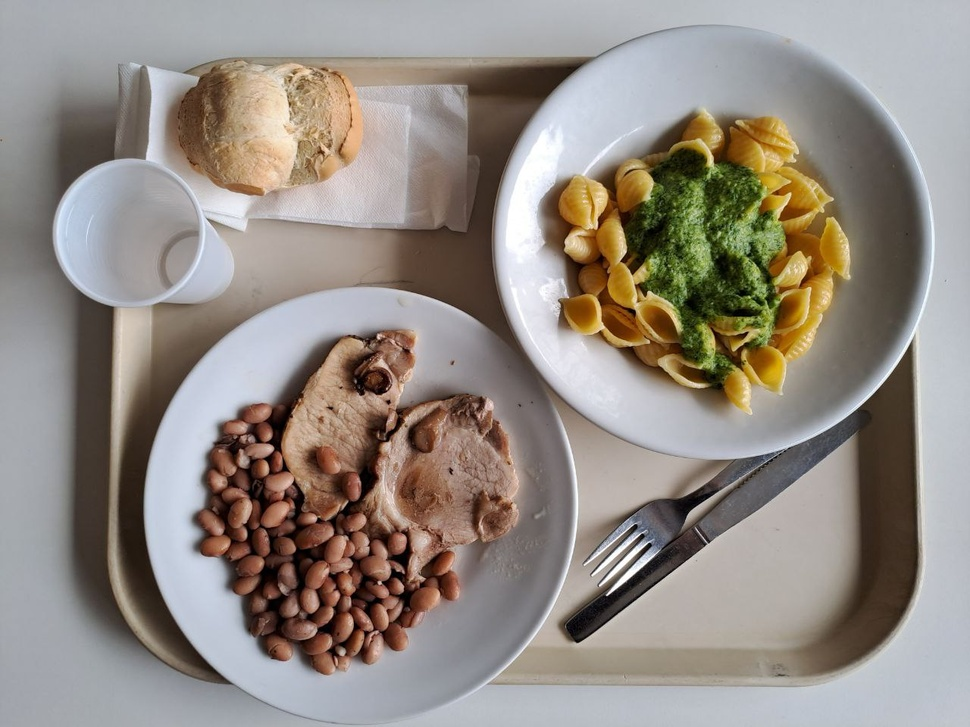
//> input picture test/images/food_image.jpg, 970 x 727 px, shrunk from 1280 x 960 before the run
$ ./watershed2 images/food_image.jpg   (built with g++ and OpenCV 4)
//> lines starting //> are read from the running program, lines starting //| are printed output that depends on the picture; after the words box and inside, x2 and y2 are one past the last pixel; in counts of white or black regions, pixels touching at a corner belong together
#include <opencv2/highgui.hpp>
#include <opencv2/imgproc.hpp>
#include <iostream>

using namespace cv;
using namespace std;

vector<Vec3f> circles;

void gammaCorrection(Mat& image, Mat& dst, double gamma=1){
    Mat lookUpTable(1, 256, CV_8U);
    uchar* p = lookUpTable.ptr();
    for( int i = 0; i < 256; ++i)
        p[i] = saturate_cast<uchar>(pow(i / 255.0, gamma) * 255.0);
    Mat gamma_corr = image.clone();
    LUT(image, lookUpTable, gamma_corr);

    cvtColor(gamma_corr, gamma_corr, COLOR_BGR2HSV);
    imshow("gamma", gamma_corr);

    extractChannel(gamma_corr, dst, 1);

    GaussianBlur(dst, dst, Size(7,7), 0);
}

void drawCircles(Mat& dst){
    for( size_t i = 0; i < circles.size(); i++ )
    {
         Point center(cvRound(circles[i][0]), cvRound(circles[i][1]));
         int radius = cvRound(circles[i][2]);
         // draw the circle center
         circle( dst, center, 3, Scalar(0,255,0), -1, 8, 0 );
         // draw the circle outline
         circle( dst, center, radius, Scalar(0,0,255), 3, 8, 0 );
    }
    imshow("Result", dst);
}

void water(Mat& img, Mat& dst, int width, int height) {
    blur(img, img, Size(7,7));

    Mat bw;
    gammaCorrection(img, bw);
    imshow("Gamma pre OTSU", bw);
    moveWindow("Gamma pre OTSU", width*2, 10);

    Mat i;
    cvtColor(bw,i,COLOR_GRAY2BGR);

    // Create binary image from source image
    //cvtColor(tmp, bw, COLOR_BGR2GRAY);
    //cout<<threshold(bw, bw, 40, 255, THRESH_BINARY | THRESH_OTSU)<<"\n"; //Better threshold here to discard empty plates
    threshold(bw, bw, 70, 255, THRESH_BINARY);
    imshow("Binary Image", bw);
    moveWindow("Binary Image", width*3, 10);

    // Perform the distance transform algorithm
    Mat dist;
    distanceTransform(bw, dist, DIST_L2, 3);

    Mat dd = dist.clone();
    // Normalize the distance image for range = {0.0, 1.0}
    // so we can visualize and threshold it
    normalize(dist, dist, 0, 1.0, NORM_MINMAX);
    imshow("Distance Transform Image", dist);
    moveWindow("Distance Transform Image", 0, 100+height);

    // Threshold to obtain the peaks
    // This will be the markers for the foreground objects
    threshold(dist, dist, 0.4, 1.0, THRESH_BINARY);

    // Dilate a bit the dist image
    Mat kernel1 = Mat::ones(3, 3, CV_8U);
    dilate(dist, dist, kernel1);
    imshow("Peaks", dist);
    moveWindow("Peaks", width, 100+height);

    // Create the CV_8U version of the distance image
    // It is needed for findContours()
    Mat dist_8u;
    dist.convertTo(dist_8u, CV_8U);

    // Find total markers
    vector<vector<Point> > contours;
    findContours(dist_8u, contours, RETR_EXTERNAL, CHAIN_APPROX_SIMPLE);

    vector<pair<Point, float>> p;
    // Create the marker image for the watershed algorithm
    Mat markers = Mat::zeros(dist.size(), CV_32S);
    // Draw the foreground markers
    for (size_t i = 0; i < contours.size(); i++) {
        drawContours(markers, contours, static_cast<int>(i), Scalar(static_cast<int>(i)+1), -1);

        double max, min;
        Point maxPos, minPos;
        Mat tmp = Mat::zeros(dist.size(), CV_8U);
        drawContours(tmp, contours, static_cast<int>(i), 255, -1);
        minMaxLoc(dd, &min, &max, &minPos, &maxPos, tmp);
        p.push_back(pair(maxPos,max));
    }

    sort(p.begin(), p.end(), [](auto& left, auto& right) {
        return left.second > right.second;
    });

    int NUM = 4;

    Mat myMarkers = Mat::zeros(dist.size(), CV_32S);
    circle(myMarkers, Point(100,100), 3, Scalar(255), -1);
    circle(myMarkers, Point(myMarkers.cols-100,100), 3, Scalar(255), -1);
    circle(myMarkers, Point(100,myMarkers.rows-100), 3, Scalar(255), -1);
    circle(myMarkers, Point(myMarkers.cols-100,myMarkers.rows-100), 3, Scalar(255), -1);
    for (int i = 0; i < p.size() && i < NUM; i++) {
        circle(myMarkers, p[i].first, 3, Scalar(i+1), -1);
    }
    Mat myM8u;
    myMarkers.convertTo(myM8u, CV_8U);
    imshow("myM", myM8u*50);


    // Draw the background marker
    circle(markers, Point(100,100), 3, Scalar(255), -1);
    circle(markers, Point(markers.rows-100,100), 3, Scalar(255), -1);
    circle(markers, Point(100,markers.cols-100), 3, Scalar(255), -1);
    circle(markers, Point(markers.rows-100,markers.cols-100), 3, Scalar(255), -1);
    Mat markers8u;
    markers.convertTo(markers8u, CV_8U, 10);
    imshow("Markers", markers8u);
    moveWindow("Markers", width*2, 100+height);

    watershed(i, myMarkers);
    Mat myMark;
    myMarkers.convertTo(myMark, CV_8U);
    bitwise_not(myMark, myMark);
    imshow("MyMarkers_v2", myMark); // uncomment this if you want to see how the mark image looks like at that point

    // Generate random colors
    vector<Vec3b> myColors;
    for (size_t i = 0; i < NUM; i++) {
        int b = theRNG().uniform(0, 256);
        int g = theRNG().uniform(0, 256);
        int r = theRNG().uniform(0, 256);
        myColors.push_back(Vec3b((uchar)b, (uchar)g, (uchar)r));
    }

    // Create the result image
    Mat myDst = Mat::zeros(myMarkers.size(), CV_8UC3);
    //Fill labeled objects with random colors
    for (int i = 0; i < myMarkers.rows; i++) {
        for (int j = 0; j < myMarkers.cols; j++) {
            int index = myMarkers.at<int>(i,j);
            if (index > 0 && index <= NUM) {
                myDst.at<Vec3b>(i,j) = myColors[index-1];
            }
        }
    }
    imshow("Res", myDst);


    // Perform the watershed algorithm
    watershed(i, markers);
    Mat mark;
    markers.convertTo(mark, CV_8U);
    bitwise_not(mark, mark);
    imshow("Markers_v2", mark); // uncomment this if you want to see how the mark image looks like at that point
    moveWindow("Markers_v2", width*3, 100+height);

    // Generate random colors
    vector<Vec3b> colors;
    for (size_t i = 0; i < contours.size(); i++) {
        int b = theRNG().uniform(0, 256);
        int g = theRNG().uniform(0, 256);
        int r = theRNG().uniform(0, 256);
        colors.push_back(Vec3b((uchar)b, (uchar)g, (uchar)r));
    }

    // Create the result image
    dst = Mat::zeros(markers.size(), CV_8UC3);
    // Fill labeled objects with random colors
    for (int i = 0; i < markers.rows; i++) {
        for (int j = 0; j < markers.cols; j++) {
            int index = markers.at<int>(i,j);
            if (index > 0 && index <= static_cast<int>(contours.size())) {
                dst.at<Vec3b>(i,j) = colors[index-1];
            }
        }
    }
}


int main(int argc, char **argv){

    if(argc < 2){
        cout << "Usage: task1.cpp <image>" << endl;
        return -1;
    }

    Mat src = imread(argv[1]);
//> src is the input picture: 727 rows x 970 cols, CV_8UC3; mean B, G, R 131.4, 139.1, 147.3
    if(!src.data){  cout << "An error occured while loading the image." << endl; return -1; }

    Mat src_gray;
    cvtColor(src, src_gray, COLOR_BGR2GRAY);
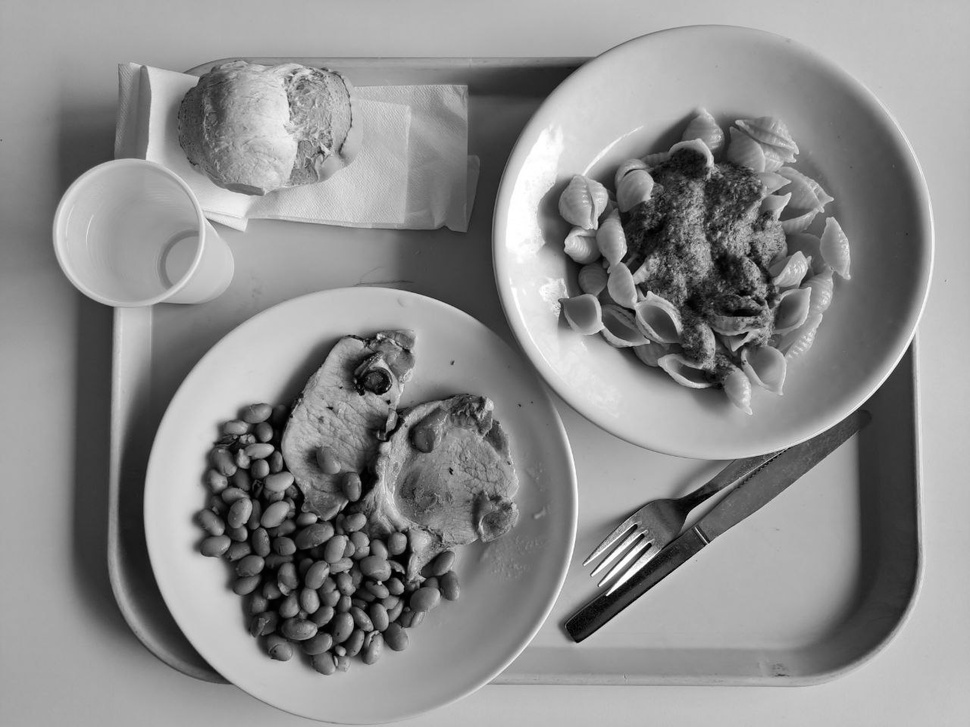
//> src_gray: 727 rows x 970 cols, CV_8UC1; min 0, max 255, mean 140.7

    GaussianBlur(src_gray, src_gray, Size(3,3), 1);


    Mat dst = src.clone();
    HoughCircles(src_gray, circles, HOUGH_GRADIENT_ALT, 1, src_gray.rows/16, 300, 0.9, 200);
//> circles = 2 circles (x, y, radius): [715, 240, 216.5], [364, 507, 216.9]
    drawCircles(dst);
//> the loop in drawCircles, `for( size_t i = 0; i < circles.size(); i++ )` made 2 passes
//> (center, radius) on passes 1 to 2: (Point(715, 240), 217), (Point(364, 507), 217)
//> after the loop in drawCircles, `for( size_t i = 0; i < circles.size(); i++ )`:
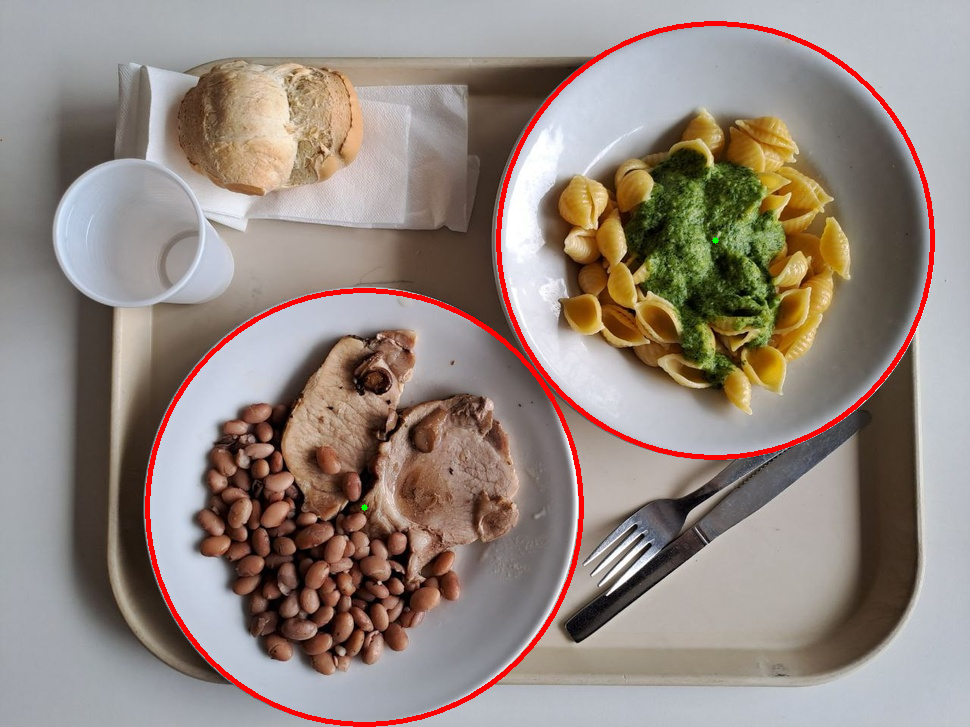
//> dst: 727 rows x 970 cols, CV_8UC3; 1.95% of pixels changed, all inside (x1, y1, x2, y2) = (145, 21, 935, 727)

    //Compute regions of interest
    //A center is a triplet of [x,y,radius]
    vector<Mat> plates_roi;
    for(size_t i = 0; i < circles.size(); i++){
        //Get the rect containing the circle
        Point center(circles[i][0], circles[i][1]);
        int radius = round(circles[i][2]);

        int x = (center.x > radius) ? center.x-radius: 0;
        int y = (center.y > radius) ? center.y-radius: 0;

        Rect r = Rect(x, y, radius*2, radius*2);

        cout<<r<<"\n";

        //obtain ROI
        Mat roi= Mat(src, r);
        Mat mask = Mat::zeros(roi.size(), roi.type());
        // with a white, filled circle in it:
        circle(mask, Point(radius,radius), radius, Scalar::all(255), -1);

        // combine roi & mask:
        Mat plate = roi & mask;

        //add roi to the vector
        plates_roi.push_back(plate);
    }
//> this loop made 2 passes
//> (center, radius, x, y, r) on passes 1 to 2: (Point(715, 240), 217, 498, 23, Rect(498, 23, 434, 434)), (Point(364, 507), 217, 147, 290, Rect(147, 290, 434, 434))
//| [434 x 434 from (498, 23)]
//| [434 x 434 from (147, 290)]
//> pass 1, `Mat roi= Mat(src, r);`:
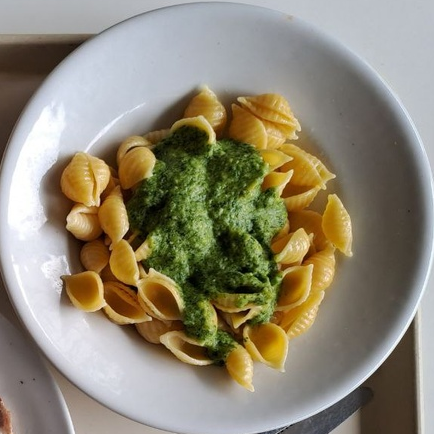
//> roi: 434 rows x 434 cols, CV_8UC3; mean B, G, R 116.1, 135.6, 143.1
//> pass 1, `Mat plate = roi & mask;`:
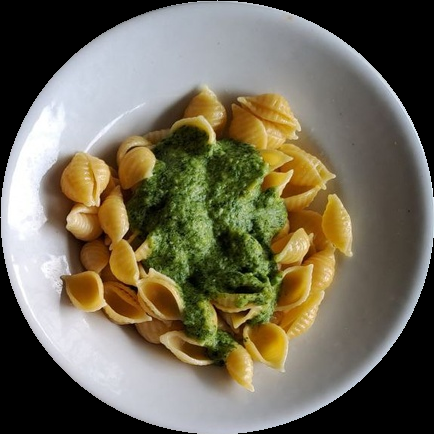
//> plate: 434 rows x 434 cols, CV_8UC3; mean B, G, R 87.4, 106.4, 112.9
//> pass 2, `Mat plate = roi & mask;`:
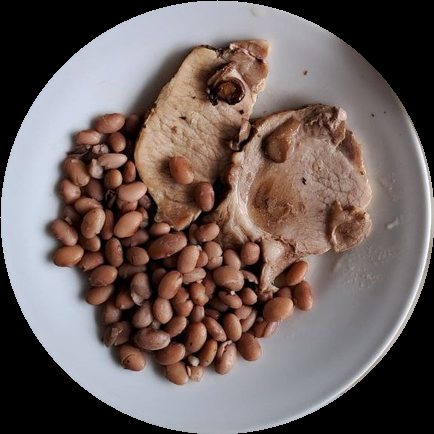
//> plate: 434 rows x 434 cols, CV_8UC3; mean B, G, R 93.8, 96.8, 110.4

    for (int i=0; i < plates_roi.size(); i++) {
        Mat d;
        water(plates_roi[i], d, plates_roi[i].cols, plates_roi[i].rows);
        imshow("Final plate ", d);
        waitKey(0);
    }
//> this loop made 2 passes
//> pass 1, in gammaCorrection, `imshow("gamma", gamma_corr);`:
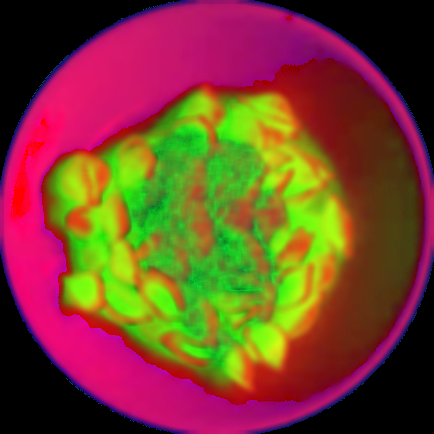
//> window 'gamma': 434 rows x 434 cols, CV_8UC3; mean B, G, R 43.9, 67.9, 117.6
//> pass 1, in gammaCorrection, `extractChannel(gamma_corr, dst, 1);`:
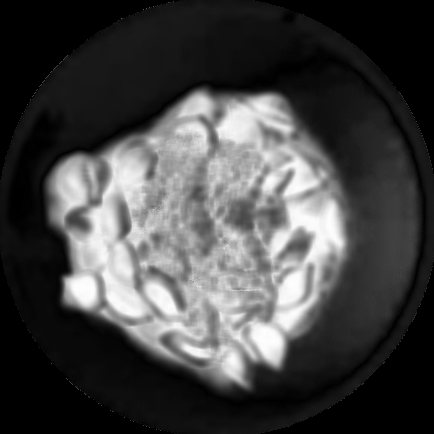
//> dst: 434 rows x 434 cols, CV_8UC1; min 0, max 254, mean 67.9

    return 0;
}

$ run again, on test/images/leftover2.jpg
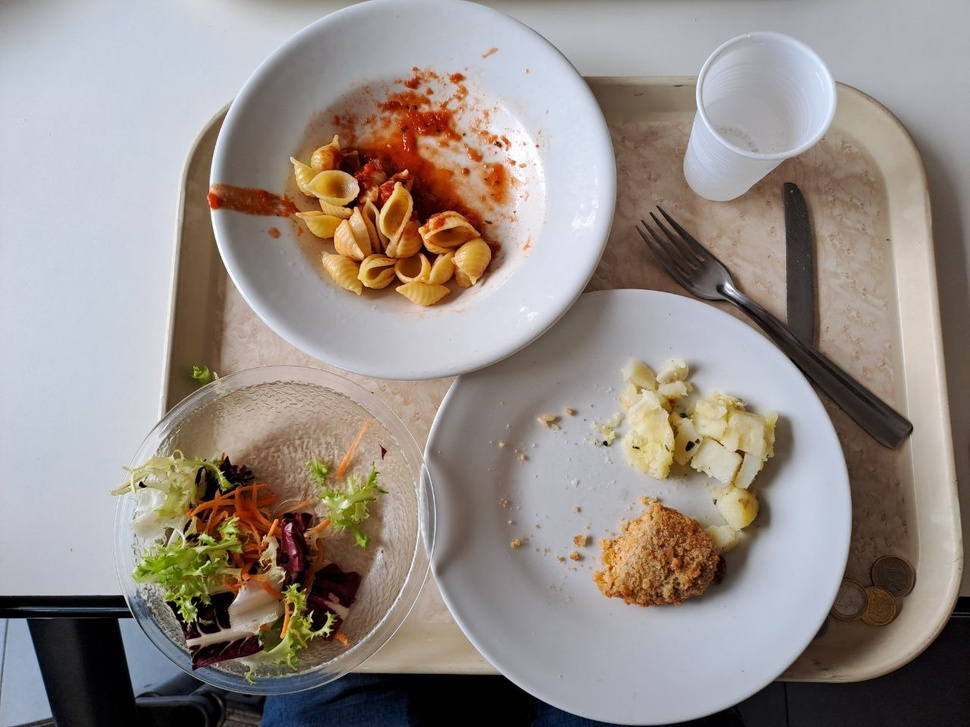
//> input picture test/images/leftover2.jpg, 970 x 727 px, shrunk from 1280 x 960 before the run
//> src is the input picture: 727 rows x 970 cols, CV_8UC3; mean B, G, R 135.7, 141.5, 150.5
//> circles = 2 circles (x, y, radius): [637, 509, 215.4], [412, 175, 204.4]
//> the loop in drawCircles, `for( size_t i = 0; i < circles.size(); i++ )` made 2 passes
//> (center, radius) on passes 1 to 2: (Point(637, 509), 215), (Point(412, 175), 204)
//> after the loop in drawCircles, `for( size_t i = 0; i < circles.size(); i++ )`:
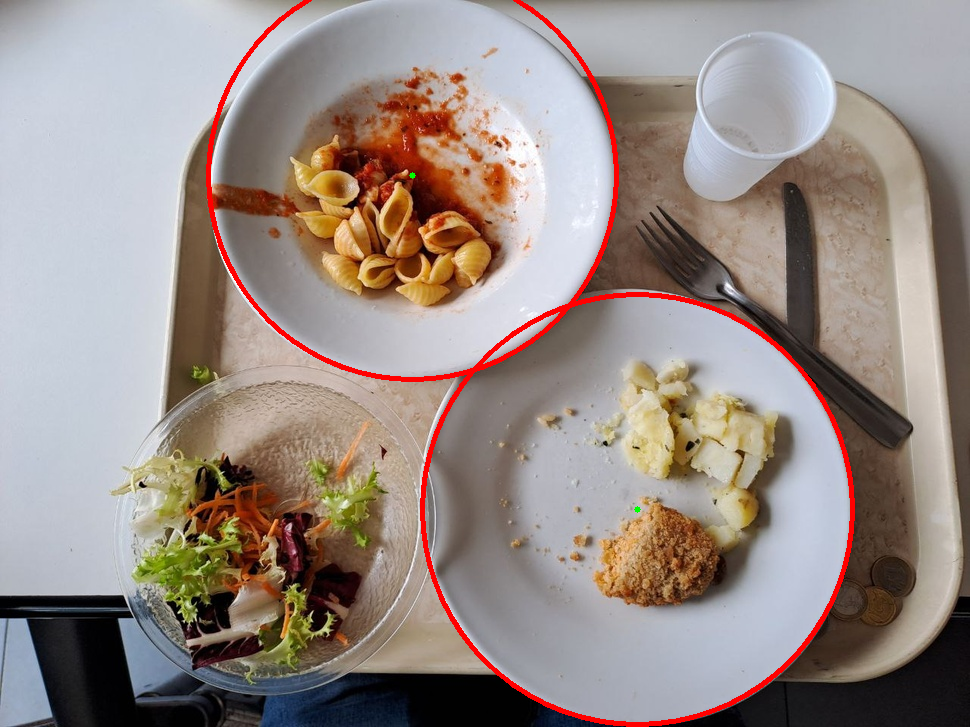
//> dst: 727 rows x 970 cols, CV_8UC3; 1.69% of pixels changed, all inside (x1, y1, x2, y2) = (206, 0, 855, 727)
//> the loop `for(size_t i = 0; i < circles.size(); i++)` made 2 passes
//> (center, radius, x, y, r) on passes 1 to 2: (Point(637, 509), 215, 422, 294, Rect(422, 294, 430, 430)), (Point(412, 175), 204, 208, 0, Rect(208, 0, 408, 408))
//> (printed output is left out)
//> the loop `for (int i=0; i < plates_roi.size(); i++)` made 2 passes
//> pass 1, in gammaCorrection, `extractChannel(gamma_corr, dst, 1);`:
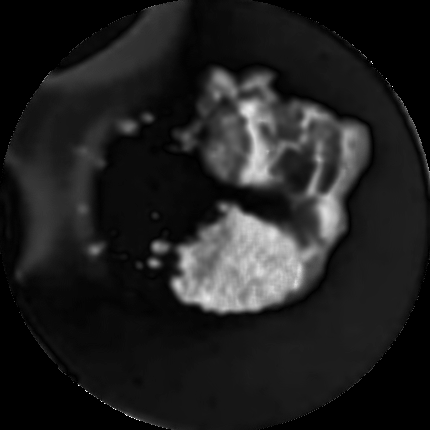
//> dst: 430 rows x 430 cols, CV_8UC1; min 0, max 255, mean 31.9
